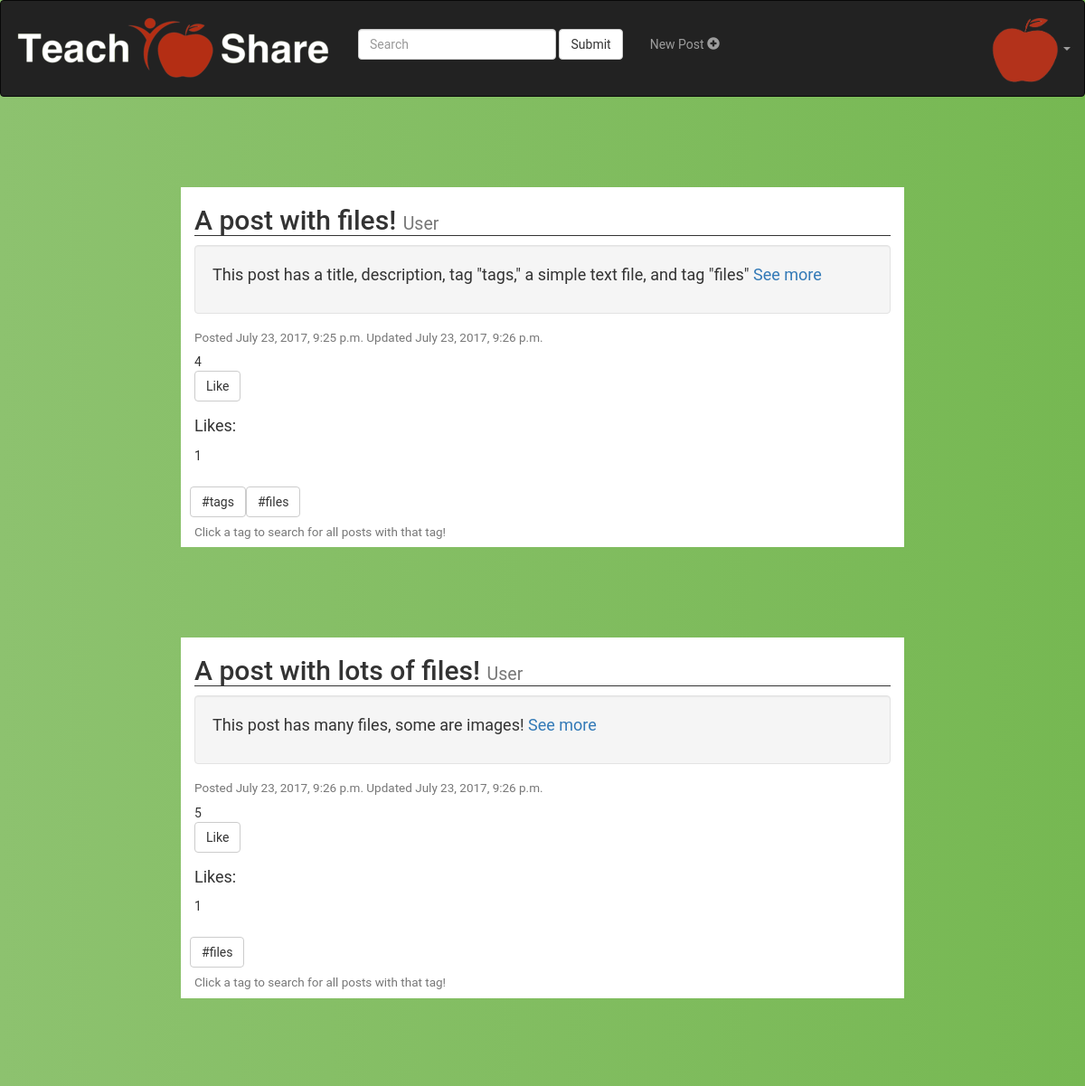
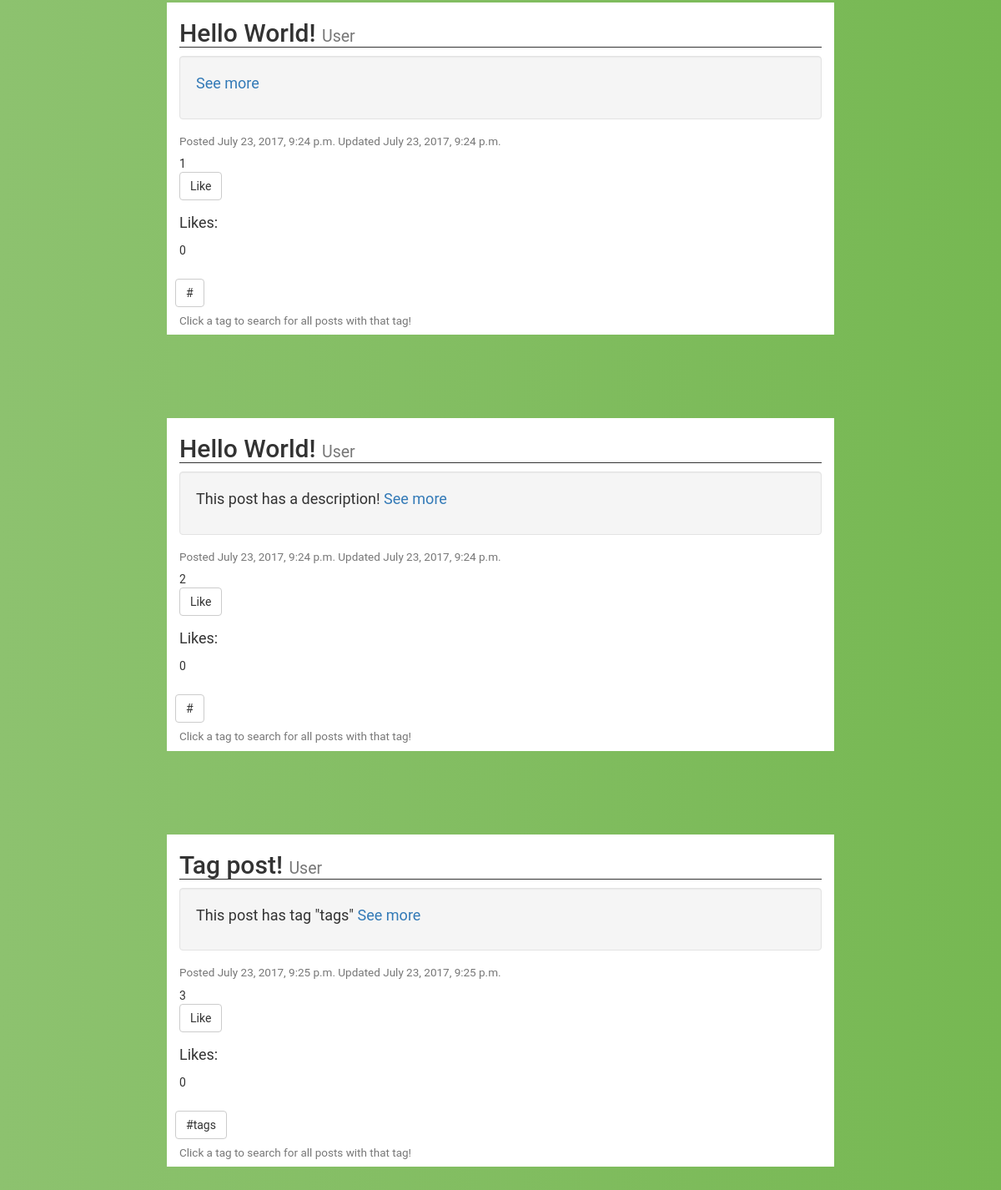
/account/dashboard/ (signed in), run on an earlier commit of the app's database (2 pictures, top to bottom).
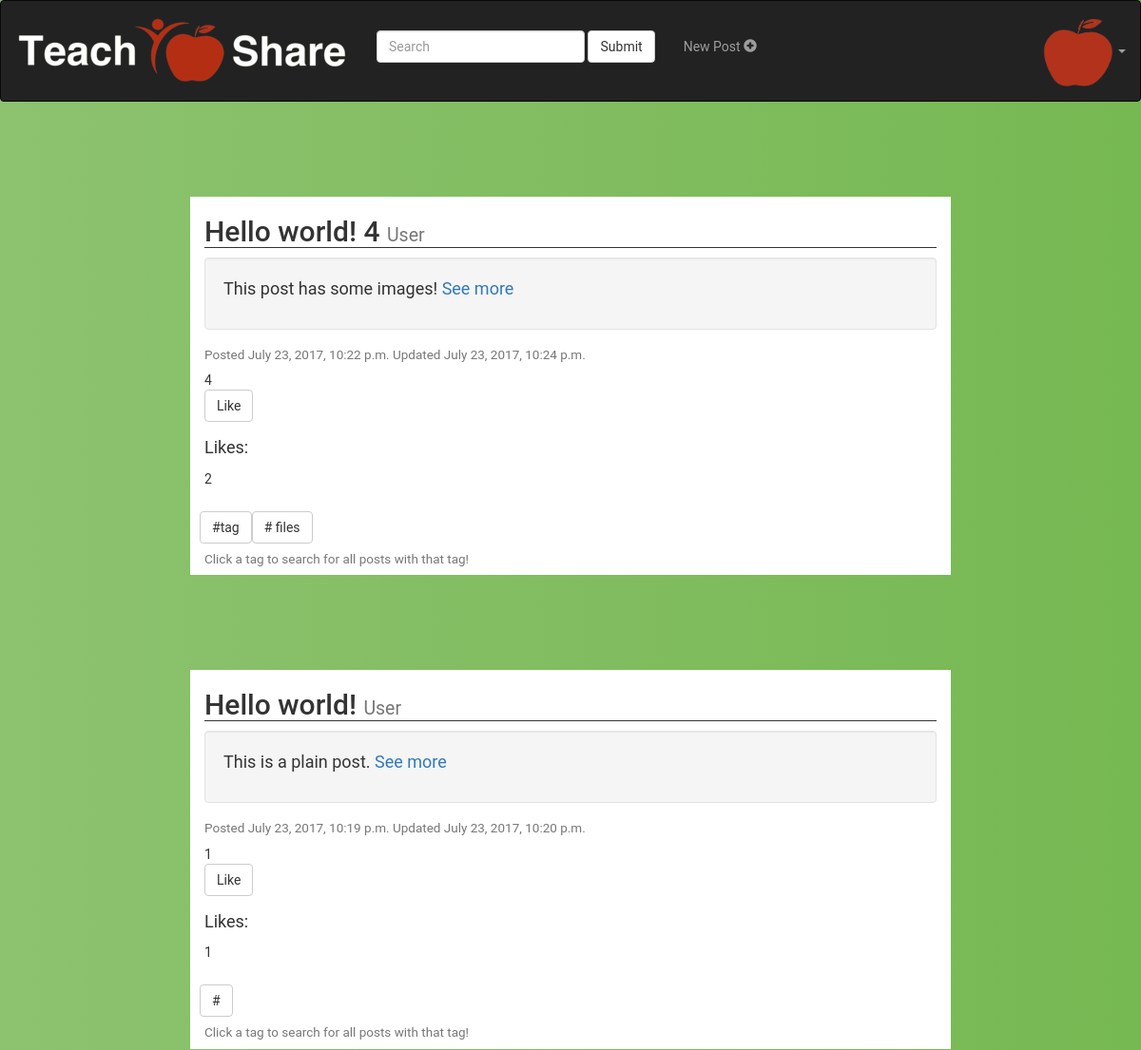
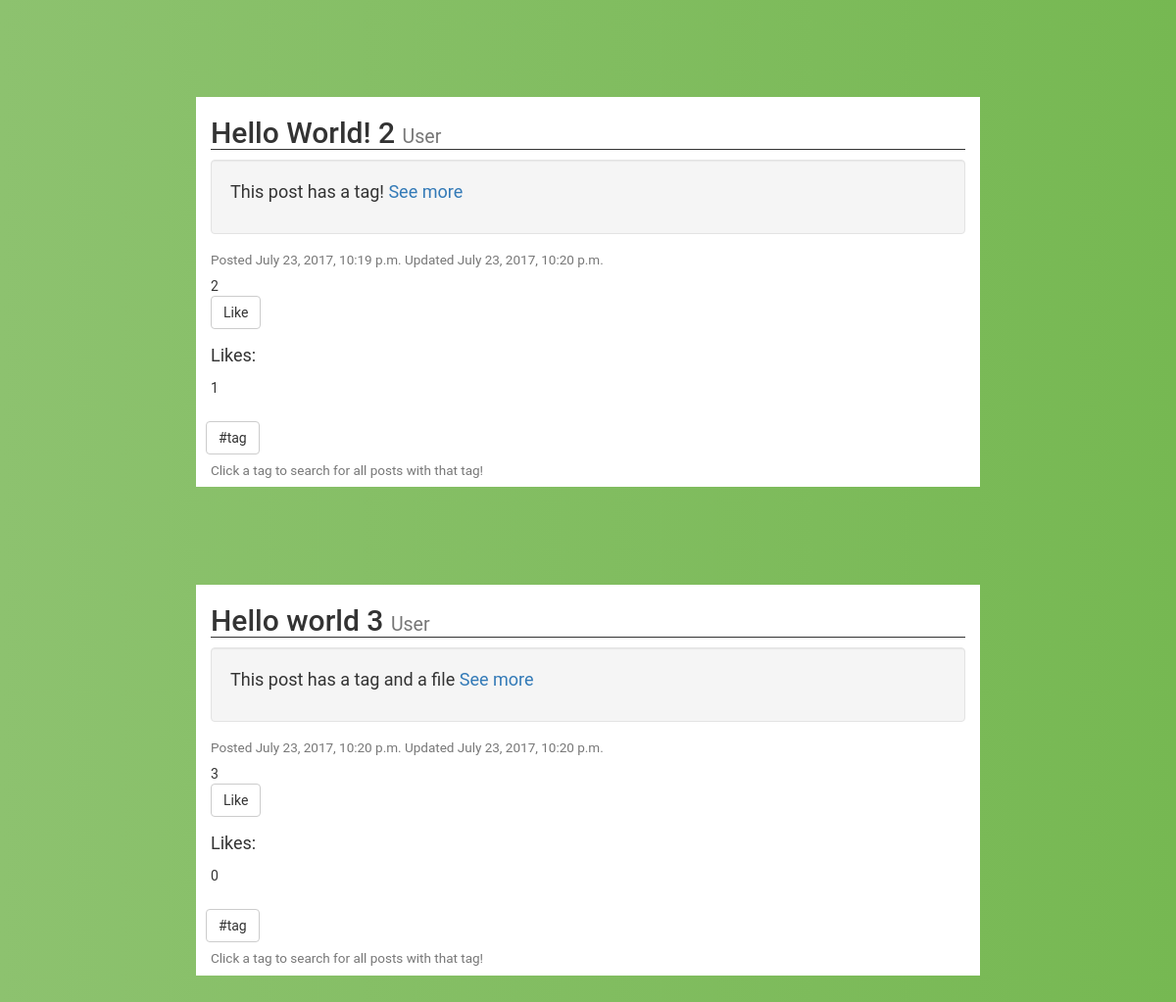
And on a later commit of the database (2 pictures, top to bottom).
### accounts/models.py (models this page shows)
class Post(models.Model):
	user = models.ForeignKey(settings.AUTH_USER_MODEL, default=1)
	title = models.CharField(max_length=100, default='')
	user = models.CharField(max_length=100, default='')
	content = models.TextField(default="")
	updated = models.DateTimeField(auto_now=True, auto_now_add=False)
	likes = models.IntegerField(default=0)
	timestamp = models.DateTimeField(auto_now=False, auto_now_add= True)

class Tag(models.Model):
	tag = models.CharField(max_length=100,default='')
	post = models.ForeignKey(Post, related_name='tags', on_delete=models.CASCADE)

### accounts/views.py (the view)
@login_required(login_url='/account/login')
def dashboard(request):
	likedPosts = []
	for post in request.user.userprofile.favorites.all():
		likedPosts.append(post)
	if request.method == 'POST':
		print(request.POST['search'])
		print("foo")
		return render(request, 'accounts/dashboard.html',
					{'posts' : search(Post.objects.all(), request.POST['search']),
					 'likedPosts' : likedPosts,
					 'searchstring' : request.POST['search']})
	else:
		return render(request, 'accounts/dashboard.html',
						{'posts' : Post.objects.order_by("-likes"),
						 'likedPosts' : likedPosts})

### accounts/templates/accounts/dashboard.html (shortened to what this page needs)
<html lang="en">
<head>
{% load static %}
<link rel="stylesheet" href="https://maxcdn.bootstrapcdn.com/bootstrap/3.3.7/css/bootstrap.min.css">
<link rel="stylesheet" href={% static 'accounts/dashboard.css'%} type = "text/css">
</head>
<body>
{% block body %}
<nav class="navbar navbar-inverse ">
  <div class="container-fluid">
    <div class="navbar-header">
      <a class="navbar-brand" href="/account/dashboard">
        <img src="{% static "accounts/tslogo.png" %}" alt="TSLogo"/>
      </a>
    </div>
    <form class="navbar-form navbar-left nav-searchpad"
		method="post" id="search" action="{% url 'account:dashboard' %}">
      <div class="form-group">
		{% if searchstring %}
        <input type="text" name="search" value={{searchstring}} class="form-control">
		{% else %}
		<input type="text" name="search" class="form-control" placeholder="Search">
		{% endif %}
	 </div>
      <button type="submit" class="btn btn-default">Submit</button>
    </form>
    <ul class="nav navbar-nav nav-navitems">
      <li><a href="/account/create/">
        <p>New Post <span class="glyphicon glyphicon-plus-sign"></span> </p>
        </a>
      </li>
    </ul>
    <ul class="nav navbar-nav navbar-right">
      <li class="dropdown">
        <a class="dropdown-toggle" data-toggle="dropdown" >
          <img src="{% static "accounts/applelogo.png" %}" alt="TSLogo"/>
        <span class="caret"></span></a>
      </li>
    </ul>
  </div>
</nav>
{% if posts %}
	{% for post in posts %}
		<div class="container">
			<h2>{{post.title}} <small>{{post.user}}</small></h2>
			<div class="well">
				<p>
					{{post.content}}
                  <a href= '/account/detail/{{post.id}}'>See more</a>
				</p>
			</div>
			<h4><small>Posted {{post.timestamp}} Updated {{post.updated}}
			</small></h4>
			{{post.id}}
			<form action="{% url 'account:like' id=post.id %}" method="POST"
					id="likeForm{{post.id}}">
				<button type="submit" class="btn btn-default">
					{% if likedPosts %}
						{% if post.0 in likedPosts %}
							<div id="likeSubmit{{post.id}}">Unlike</div>
						{% else %}
							<div id="likeSubmit{{post.id}}">Like</div>
						{% endif %}
					{% else %}
						<div id="likeSubmit{{post.id}}">Like</div>
					{% endif %}
				</button>
				<br>
			</form>
			<p> Likes: <div id="likes{{post.id}}">{{post.likes}}</div></p>
			{% if post.tags.all %}
			<div class = "btn-toolbar">
				<div class="tag-container">
				{% for tag in post.tags.all %}
					<form method="post" id="search" action="{% url 'account:dashboard' %}">
						<button type="submit" class="btn btn-default">#{{tag.tag}}</button>
					</form>
				{% endfor %}
				</div>
			</div>
			<h4><small> Click a tag to search for all posts with that tag!</small></h4>
			{% endif %}
		</div>
	{% endfor %}
{% endif %}
{% endblock %}
</body>

### accounts/static/accounts/dashboard.css (style rules this page uses)
body { background: #FCF4E3 ; background: -webkit-linear-gradient(right, #76b852, #8DC26F); background: -moz-linear-gradient(right, #76b852, #8DC26F); background: -o-linear-gradient(right, #76b852, #8DC26F); background: linear-gradient(to left, #76b852, #8DC26F); font-family: "Roboto", sans-serif; -webkit-font-smoothing: antialiased; -moz-osx-font-smoothing: grayscale; }
.navbar { min-height:100px !important; }
.nav-navitems { text-align: center; padding-top: 2%; }
.nav-searchpad { text-align: center; padding-top: 2%; }
.container { margin: 100px 200px; width: 800px; text-align: left; background-color: #ffffff; }
.container>p { font-size: 18px; }
.container>h2 { border-style: solid; border-bottom-width: 1px; border-top-width: 0px; border-left-width: 0px; border-right-width: 0px; }
.well { margin-left: 0px; }
.well>p { font-size: 18px; }
.tag-container { height: 0px; width: 800px; }

What changed in the data, as far as the page shows it:
removed Post: title "A post with lots of files!", user "User", content "This post has many files, some are images!", timestamp "July 23, 2017, 9:26 p.m.", updated "July 23, 2017, 9:26 p.m.", id "5", likes "1"
removed Tag: tag "files", shown under "A post with lots of files!"
changed Post id 4: title "A post with files!" → "Hello world! 4"; content "This post has a title, description, tag \"tags,\" a simple text file, and tag \"files\"" → "This post has some images!"; timestamp "July 23, 2017, 9:25 p.m." → "July 23, 2017, 10:22 p.m."; updated "July 23, 2017, 9:26 p.m." → "July 23, 2017, 10:24 p.m."; likes "1" → "2"
changed Tag (number 1 of 5 on the later page): tag "tags" → "tag"
changed Post id 1: title "Hello World!" → "Hello world!"; content (not shown) → "This is a plain post."; timestamp "July 23, 2017, 9:24 p.m." → "July 23, 2017, 10:19 p.m."; updated "July 23, 2017, 9:24 p.m." → "July 23, 2017, 10:20 p.m."; likes "0" → "1"
changed Post id 2: title "Hello World!" → "Hello World! 2"; content "This post has a description!" → "This post has a tag!"; timestamp "July 23, 2017, 9:24 p.m." → "July 23, 2017, 10:19 p.m."; updated "July 23, 2017, 9:24 p.m." → "July 23, 2017, 10:20 p.m."; likes "0" → "1"
changed Tag (number 4 of 5 on the later page): tag (not shown) → "tag"
changed Post id 3: title "Tag post!" → "Hello world 3"; content "This post has tag \"tags\"" → "This post has a tag and a file"; timestamp "July 23, 2017, 9:25 p.m." → "July 23, 2017, 10:20 p.m."; updated "July 23, 2017, 9:25 p.m." → "July 23, 2017, 10:20 p.m."
changed Tag (number 5 of 5 on the later page): tag "tags" → "tag"
